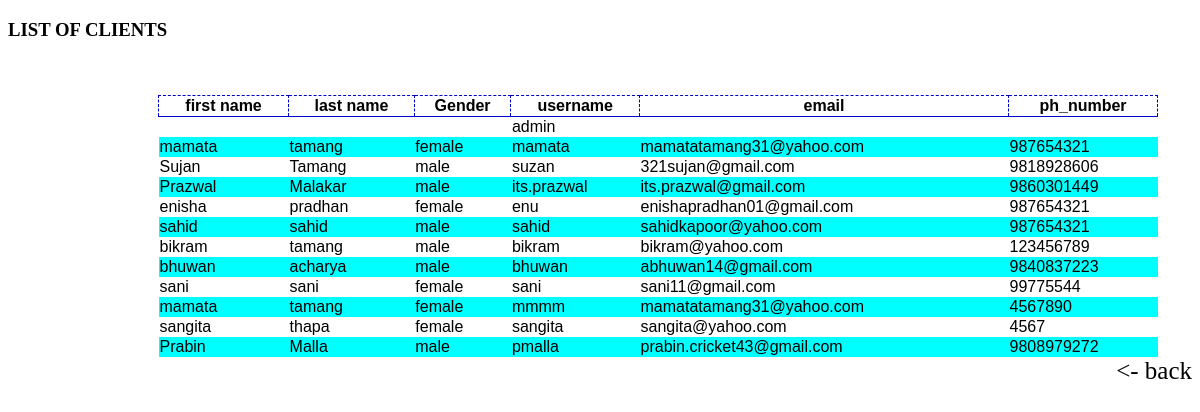
The app's page /admin/clients.php with its own data.
### tables this page shows
CREATE TABLE `register_me` (
  `userid` int(10) NOT NULL,
  `fname` varchar(50) DEFAULT NULL,
  `lname` varchar(50) DEFAULT NULL,
  `gender` varchar(10) DEFAULT NULL,
  `country` varchar(50) DEFAULT NULL,
  `email` varchar(50) DEFAULT NULL,
  `ph_number` varchar(20) DEFAULT NULL,
  `username` varchar(50) DEFAULT NULL,
  `password` varchar(20) DEFAULT NULL,
  `role` varchar(50) DEFAULT NULL
);

### admin/clients.php (the view, shortened to what this page needs)
<!DOCTYPE html PUBLIC "-//W3C//DTD XHTML 1.0 Transitional//EN" "http://www.w3.org/TR/xhtml1/DTD/xhtml1-transitional.dtd">
<html xmlns="http://www.w3.org/1999/xhtml">
<head>
<link type = "text/css" rel="stylesheet" href = "../design.css"/>
</head>
<body>
<h3>LIST OF CLIENTS</h3>
<br />
<br />
<div class="list_of_clients">
<table border="1">
    <tr>
    <th>first name</th>
    <th>last name</th>
    <th>Gender</th>
    <th>username</th>
    <th>email</th>
    <th>ph_number</th>
    </tr>
   <?php
	$sql="SELECT * FROM `register_me` ";
	$result=mysql_query($sql);
	while($data=mysql_fetch_array($result))
	{
	?>
    <tr>
    <td><?php echo $data['fname'];?></td>
    <td><?php echo $data['lname'];?></td>
    <td><?php echo $data['gender'];?></td>
    	<td><?php echo $data['username'];?></td>
        <td><?php echo $data['email'];?></td>
        <td><?php echo $data['ph_number'];?></td>
    </tr>
    <?php
	 }
	?>
   </table>
   </div>
   <a href="adminprofile.php"> <- back</a>
</body>
</html>

### design.css (style rules this page uses)
a { text-decoration:none; color:#000; text-decoration:underline; font-size:25px; float:right; }
a { color: inherit; text-decoration: none; transition: color ease 0.4s; }
table,td,th { border-collapse:collapse; border:dashed 1px #0099FF; font-family:Arial, Helvetica, sans-serif; }
tr:nth-child(even) td { background-color:#fff; }
td { background-color:#00FFFF; }
.list_of_clients table { width:1000px; border:thin; margin-left:150px; }
.list_of_clients table th { border-bottom-style:double; border-color:#0000CC; }
.list_of_clients table td { border-color:#0000CC; border-top:thin; border-bottom:thin; border-left:thin; border-right:thin; }

### records on screen
register_me: username "admin"
register_me: fname "mamata", lname "tamang", gender "female", username "mamata", email "mamatatamang31@yahoo.com", ph_number "987654321"
register_me: fname "Sujan", lname "Tamang", gender "male", username "suzan", email "321sujan@gmail.com", ph_number "9818928606"
register_me: fname "Prazwal", lname "Malakar", gender "male", username "its.prazwal", email "its.prazwal@gmail.com", ph_number "9860301449"
register_me: fname "enisha", lname "pradhan", gender "female", username "enu", email "enishapradhan01@gmail.com", ph_number "987654321"
register_me: fname "sahid", lname "sahid", gender "male", username "sahid", email "sahidkapoor@yahoo.com", ph_number "987654321"
register_me: fname "bikram", lname "tamang", gender "male", username "bikram", email "bikram@yahoo.com", ph_number "123456789"
register_me: fname "bhuwan", lname "acharya", gender "male", username "bhuwan", email "abhuwan14@gmail.com", ph_number "9840837223"
register_me: fname "sani", lname "sani", gender "female", username "sani", email "sani11@gmail.com", ph_number "99775544"
register_me: fname "mamata", lname "tamang", gender "female", username "mmmm", email "mamatatamang31@yahoo.com", ph_number "4567890"
register_me: fname "sangita", lname "thapa", gender "female", username "sangita", email "sangita@yahoo.com", ph_number "4567"
register_me: fname "Prabin", lname "Malla", gender "male", username "pmalla", email "prabin.cricket43@gmail.com", ph_number "9808979272"
